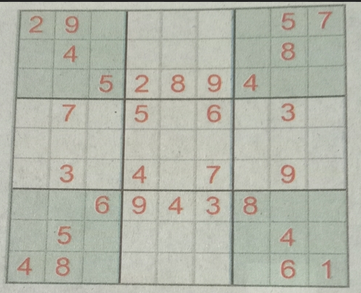
#> input picture 6sem/HW2/images/example.png, 361 x 293 px, found by its file name; its folder holds only this picture in this run
$ jupyter execute --allow-errors HW2_HF.ipynb
#> lines starting #> are read from the running program, lines starting #| are printed output that depends on the picture
#> the answer given: images/example.png
[cell 1]
import numpy as np
import cv2 as cv
import matplotlib.pyplot as plt
import os

FOLDER = 'images/'
images = os.listdir(FOLDER)

def read_image(name):
#> called with name = 'images/example.png'
    flow_img = cv.imread(FOLDER + name)
#> flow_img is the input picture: shape (293, 361, 3); mean B, G, R 169.2, 181.1, 178.6
    final_img = cv.imread(FOLDER + name, flow_img.shape[0] * 2)
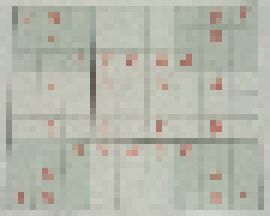
#> final_img: shape (36, 45, 4) (shown 6 times larger); mean B, G, R, A 171.4, 183.4, 181, 255
    plt.imshow(final_img)
    return final_img

def merge_histograms(h1, h2):
    height = h1.shape[0]
#> height = 36
    width = 1 if len(h1.shape) == 1 else h1.shape[1]
#> width = 4
    n0 = width * 2
#> n0 = 8
    r = (width - 1) / (n0 - 1)
#> r = 0.429
    h1, h2 = h1.reshape((height, width)), h2.reshape((height, width))
#> h1 = 36 rows, first 6: [189, 200, 197, 255], [183, 192, 191, 255], [185, 194, 193, 255], [183, 191, 190, 255], [183, 192, 191, 255], [185, 193, 191, 255]; h2 = 36 rows, first 6: [188, 199, 197, 255], [183, 193, 190, 255], [181, 191, 190, 255], [184, 192, 191, 255], [182, 190, 189, 255], [182, 191, 189, 255]
    result = np.zeros((height, n0))
    for t in range(n0):
        t0 = int(t * r)
        s = t - t0
        result[:, t] = h1[:, t0] + np.concatenate([h2[s: height, t0], h2[0: s, t0]], axis=0)
    return result

def fast_hough_transform(Picture):
    n = Picture.shape[1]
    if n < 2:
        return Picture[:, 0]
    else:
        return merge_histograms(fast_hough_transform(Picture[:, 0: int(n / 2)]), fast_hough_transform(Picture[:, int(n / 2): n]))
#> in merge_histograms (call 2), `h1, h2 = h1.reshape((height, width)), h2.reshape((height, width))`: h1 = 36 rows, first 6: [187, 196, 194, 255], [156, 169, 165, 255], [165, 177, 171, 255], [164, 177, 173, 255], [167, 181, 173, 255], [170, 182, 174, 255]; h2 = 36 rows, first 6: [191, 200, 200, 255], [162, 175, 173, 255], [157, 175, 176, 255], [138, 154, 176, 255], [170, 182, 173, 255], [160, 172, 165, 255]

def find_max_value(picture):
    result = 0
    a, b = picture.shape
    s, t = 0., 0.
    for i in range(a):
        for j in range(b):
            if picture[i, j] > result:
                result = picture[i, j]
                s = i
                t = j
    return result, tuple((s, t))

def find_point(n, s, t):
    x = round((n - s) * n / t)
    return x

def draw_line(picture, s, t):
    image = picture.copy()
    height, width = picture.shape
    lineThickness = 2
    if s + t > height:
        x_0 = find_point(height, s, t)
        zero_matrix = np.zeros((height, width))
        stacked_upper = np.vstack([zero_matrix, picture])[s:s+height, :]
        stacked_lower = np.vstack([picture, zero_matrix])[s:s+height, :]
        max_up = find_max_value(fast_hough_transform(stacked_upper)),
        max_low = find_max_value(fast_hough_transform(stacked_lower)),

        if max_up[0] > max_low[0]:
            cv.line(image, (x_0, 0), (width - 1, s + t - height), (64, 0, 0), lineThickness)
        else:
            cv.line(image, (x_0, height), (0, s), (64, 0, 0), lineThickness)
        plt.imshow(image)

    else:
        plt.imshow(cv.line(image, (0, s), (width - 1, s + t), (64, 0, 0), lineThickness))
    return image

def hough_transform(img, draw=0):
    obraz = fast_hough_transform(img)
    rez, (s, t) = find_max_value(obraz)

    if draw != 0:
        img_with_line = draw_line(img, s, t)
        plt.imshow(img_with_line)
        return rez, obraz
    else:
        return rez, obraz

#> (the rest of this cell did not finish here and is left out)
